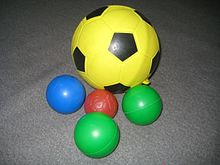
#> input picture t.JPG, 220 x 165 px
$ python test.py
#> lines starting #> are read from the running program, lines starting #| are printed output that depends on the picture; after the words box and inside, x2 and y2 are one past the last pixel; in counts of white or black regions, pixels touching at a corner belong together
import cv2
import numpy as np


def nothing(x):
    pass

cv2.namedWindow('image')
cv2.createTrackbar('lowH','image',0,255,nothing)
#> slider 'lowH' is set to 51

cv2.createTrackbar('lowV','image',255,255,nothing)
cv2.createTrackbar('lowS','image',0,255,nothing)
#> slider 'lowS' is set to 51

cv2.createTrackbar('highH','image',0,255,nothing)
#> slider 'highH' is set to 255
cv2.createTrackbar('highS','image',255,255,nothing)
cv2.createTrackbar('highV','image',255,255,nothing)


img=cv2.imread('t.JPG')
#> img is the input picture: shape (165, 220, 3); mean B, G, R 90, 117.4, 104.2
img=cv2.resize(img,(600,600))
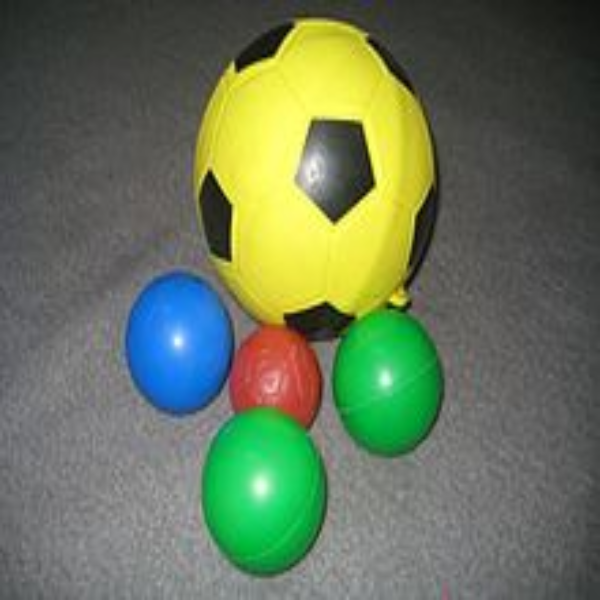
#> img: shape (600, 600, 3); mean B, G, R 89.9, 117.3, 104.1
# mask = np.zeros_like(img)

while True:
    ilowH = cv2.getTrackbarPos('lowH', 'image')
    ihighH = cv2.getTrackbarPos('highH', 'image')
    ilowS = cv2.getTrackbarPos('lowS', 'image')
    ihighS = cv2.getTrackbarPos('highS', 'image')
    ilowV = cv2.getTrackbarPos('lowV', 'image')
    ihighV = cv2.getTrackbarPos('highV', 'image')
    lower_hsv = np.array([ilowH, ilowS, ilowV])
    higher_hsv = np.array([ihighH, ihighS, ihighV])
    mask2 = cv2.inRange(img, lower_hsv, higher_hsv)
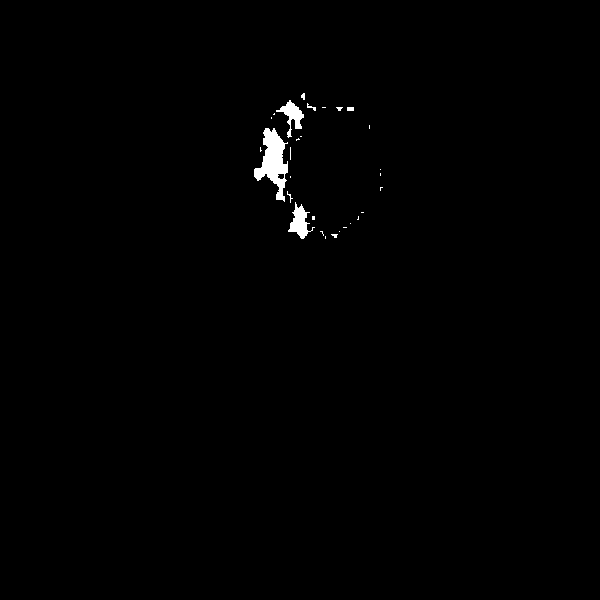
#> mask2: shape (600, 600); 0.63% white; 29 white regions (23 under 20 px), largest, box (x1, y1, x2, y2) and area: (254, 128, 288, 202) 1222, (288, 202, 315, 239) 431, (276, 100, 304, 138) 383, (347, 107, 354, 111) 28, (307, 103, 316, 111) 26, (301, 93, 305, 100) 21
    frame = cv2.bitwise_and(img, img, mask=mask2)

    print(mask2)
#> (printed output is left out)
    # print(ihighH)

    cv2.imshow('window',img)
    cv2.imshow('mask',frame)
    # [4 lines of commented-out code are left out]
    cv2.waitKey(1)
